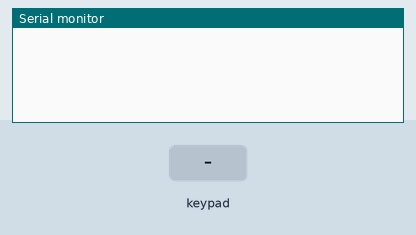
The sketch below on a simulated Arduino Uno, built with avr-gcc and run on an emulated ATmega328P. On the bench: the last lines printed to the serial monitor. The test bench sets the inputs (shaded band).

Above: at 1.2 s.
1.3 s: key '1' pressed
At 2.5 s:
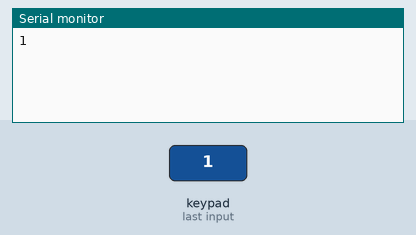
2.8 s: keypad keys 9 1 0 1 1 1 2 # pressed 0.4 s apart
At 6.9 s:
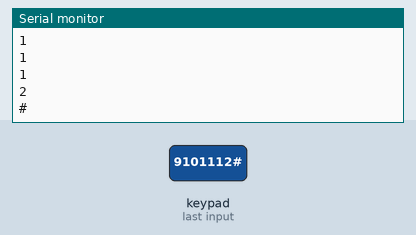
7.5 s: key 'A' pressed
At 8.3 s:
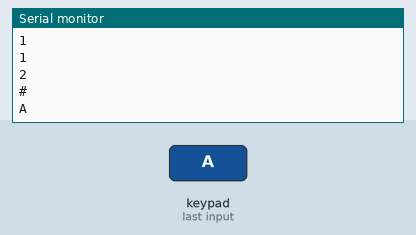
9.0 s: keypad keys 9 1 0 1 1 1 2 * pressed 0.4 s apart
At 13.1 s:
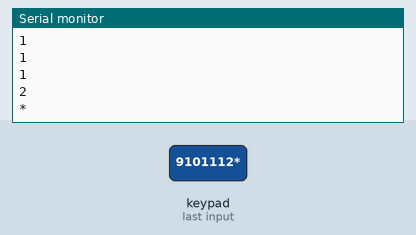
13.7 s: key 'B' pressed
At 14.4 s:
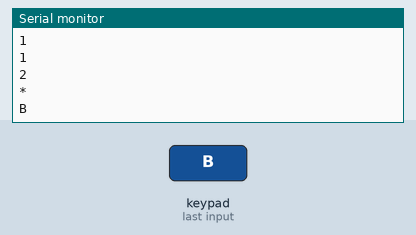
15.2 s: keypad keys 9 1 0 1 1 1 2 D pressed 0.4 s apart
At 18.8 s:
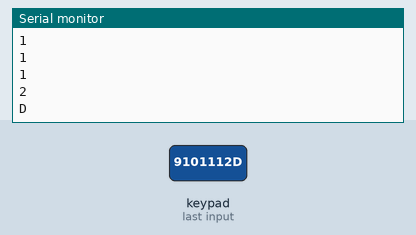
Timing chart, 0 to 20.3 s (numbered marks = the images above; inputs shaded):
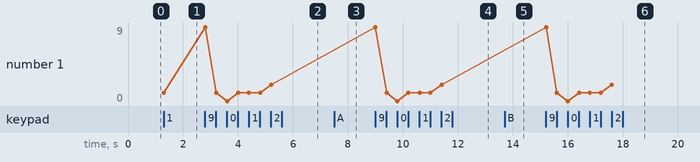

Measured:
- after the input at 1.3 s, the serial monitor: prints a new line at once (image 1)
- after the input at 2.8 s, the serial monitor: prints a new line at once (image 2)
- after the input at 7.5 s, the serial monitor: prints a new line at once (image 3)
- after the input at 9.0 s, the serial monitor: prints a new line at once (image 4)
- after the input at 13.7 s, the serial monitor: prints a new line at once (image 5)
- after the input at 15.2 s, the serial monitor: prints a new line at once (image 6)
- plotted number 1: 1 → 2 after the input at 2.8 s

The sketch:

program_keypad_4x4.ino
```cpp
#include <Keypad.h>
char tombol [4] [4] = {
{'1', '2', '3', 'A'},
{'4', '5', '6', 'B'},
{'7', '8', '9', 'C'},
{'*', '0', '#', 'D'},
};

byte pinKolom[] = {9, 10, 11, 12};  //S1, S2, S3, S4
byte pinBaris[] = {6, 5, 4, 3};     //S1, S5, S9, S13
Keypad keypad = Keypad(makeKeymap (tombol), pinBaris, pinKolom, 4, 4);

void setup() {
Serial.begin(9600);
}

void loop() {
char kode = keypad.getKey();
if (kode != NO_KEY){
Serial.println(kode);
}
}
```
